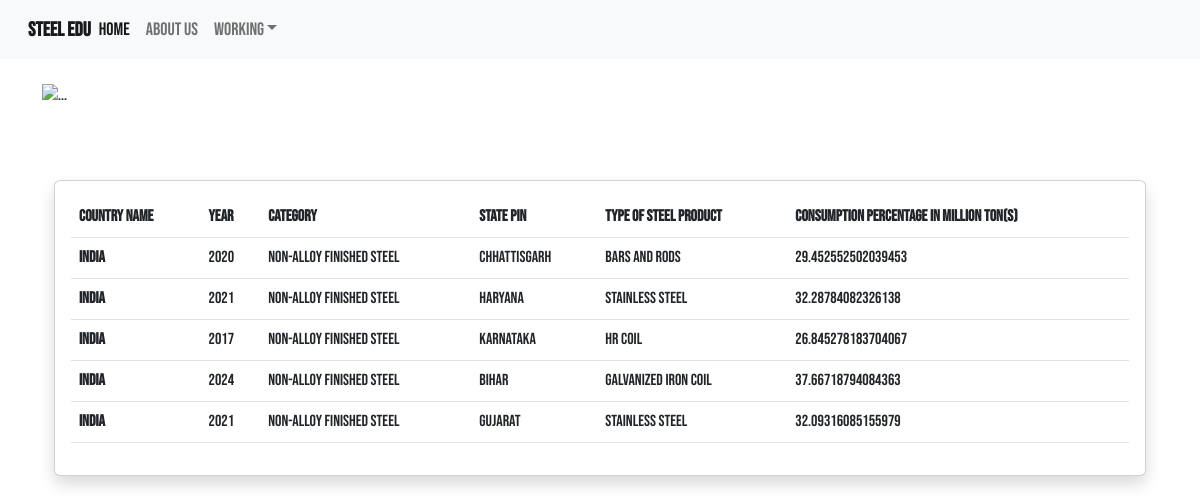
/database/, run on an earlier commit of the app's database.
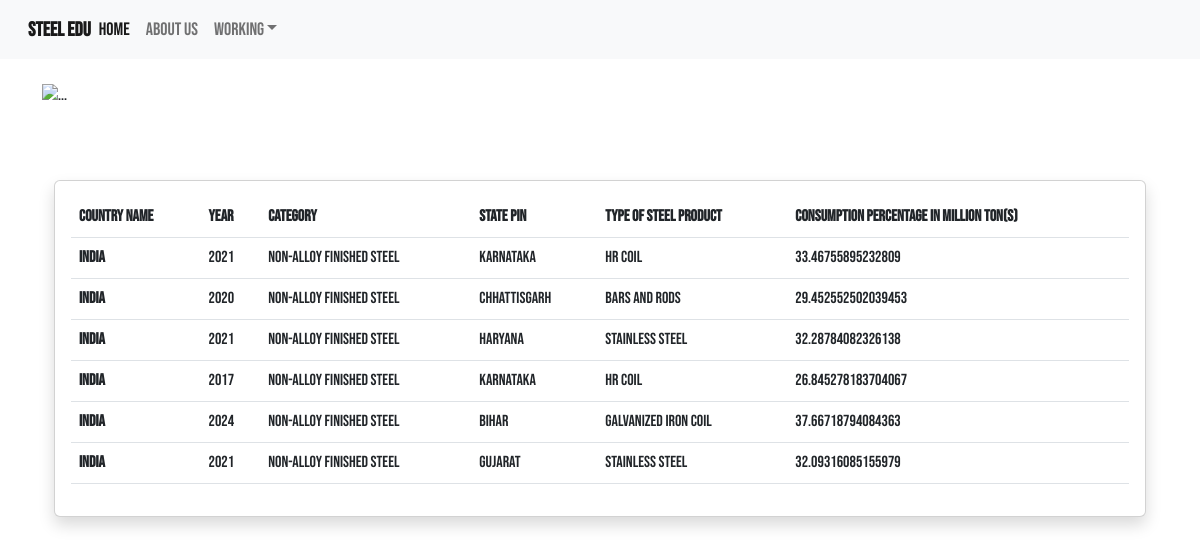
And on a later commit of the database.
### dashboard/models.py (models this page shows, shortened)
class Data(models.Model):
    country = models.PositiveIntegerField(choices=COUNTRYNAME, null=True)
    year = models.PositiveIntegerField(validators=[MinValueValidator(2017), MaxValueValidator(2026)], null = True)
    category = models.PositiveIntegerField(choices=CATEGORIES, null=True)
    state = models.PositiveIntegerField(choices=STATES, null=True)
    type = models.PositiveIntegerField(choices=STEELTYPE, null=True)
    consumption = models.FloatField(null= True, blank = True)
    date = models.DateTimeField(auto_now_add=True)
    class Meta:
       ordering = ['-date']

### dashboard/views.py (the view)
# urls.py: path("database/", views.prediction, name='dashboard-prediction'),
def prediction(request):
    predicted_consumption = Data.objects.all()
    context = {
        'predicted_consumption' : predicted_consumption
    }
    return render(request, 'prediction.html', context)

### templates/prediction.html (shortened to what this page needs)
{% extends 'base.html' %}
{% block body %}
<head>
      <link rel="stylesheet" href="static/style.css">
<link rel="stylesheet" href="https://cdn.jsdelivr.net/npm/@fortawesome/fontawesome-free@6.1.1/css/fontawesome.min.css">
</head>
<div class="container">
<img src="https://source.unsplash.com/1200x400/?measurement" class="img-fluid my-4" alt="...">
<br>
<br>
<div class="container">
    <div class="row mt-4">
        <div class="col-md-12 offset-md-2">
            <div class="card shadow">
                <div class="card-body">
                    <table class="table">
                        <thead>
                          <tr>
                            <th scope="col">Country Name</th>
                            <th scope="col">Year</th>
                            <th scope="col">Category</th>
                            <th scope="col">State Pin</th>
                            <th scope="col">Type of steel product</th>
                            <th scope="col">Consumption Percentage in Million Ton(s)</th>
                          </tr>
                        </thead>
                        <tbody>
                          {% for data in predicted_consumption %}
                          <tr>
                            <th scope="row">{%if data.country %}INDIA {%endif %}</th>
                            <td>{{data.year}}</td>
                            <td>{%if data.category %} Non-Alloy Finished Steel{%endif%}</td>
                            <td>
                              {% if data.state == 5 %}Bihar{%endif%}
                              {% if data.state == 6 %}Chhattisgarh{%endif%}
                              {% if data.state == 8 %}Gujarat{%endif%}
                              {% if data.state == 9 %}Haryana{%endif%}
                              {% if data.state == 12 %}Karnataka{%endif%}
                            </td>
                            <td>
                              {% if data.type == 0 %}Bars and Rods{%endif%}
                              {% if data.type == 1 %}Stainless Steel{%endif%}
                              {% if data.type == 2 %}HR Coil{%endif%}
                              {% if data.type == 3 %}Galvanized Iron Coil{%endif%}
                            </td>
                            <td>{{data.consumption}}</td>
                          </tr>
                          {% endfor %}
                        </tbody>
                      </table>
                </div>
            </div>
        </div>
    </div>
</div>
</div>
{%endblock body%}

What changed in the data, as far as the page shows it:
added Data: country "INDIA", year "2021", category "Non-Alloy Finished Steel", state "Karnataka", type "HR Coil", consumption "33.46755895232809"
